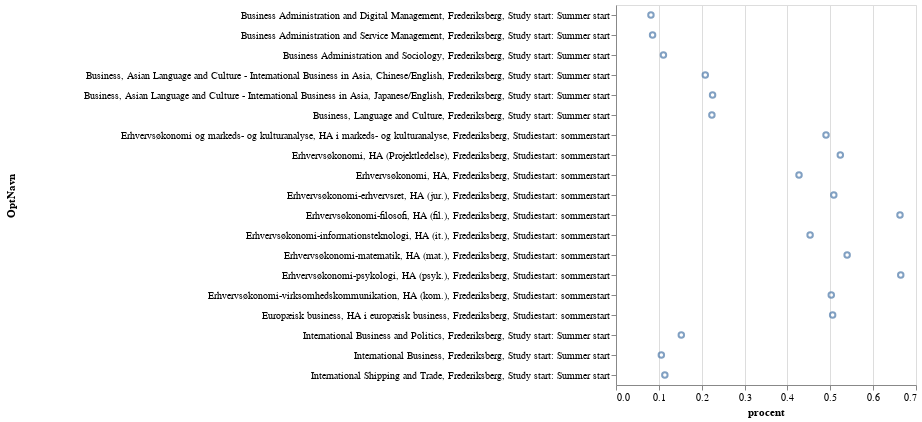

The notebook cell this image was saved under:
### Code cell
alt.Chart(cbs_stx).mark_point().encode(
    y=alt.Y('OptNavn', axis=alt.Axis(labelAngle=0, labelLimit=0, titlePadding=400)),
    x="procent"
)

### Figure 1 — Vega-Lite specification as saved in the notebook (floating-point values rounded to 4 significant figures)
{"config": {"view": {"continuousWidth": 300, "continuousHeight": 300}}, "data": {"name": "data-9bdf4a23f2d6567934338ea74e1c4ea0"}, "mark": {"type": "point"}, "encoding": {"x": {"field": "procent", "type": "quantitative"}, "y": {"axis": {"labelAngle": 0, "labelLimit": 0, "titlePadding": 400}, "field": "OptNavn", "type": "nominal"}}, "$schema": "https://vega.github.io/schema/vega-lite/v5.20.1.json", "datasets": {"data-9bdf4a23f2d6567934338ea74e1c4ea0": [{"InstNr": 1300, "InstNavn": "Copenhagen Business School - Handelshøjskolen", "OptNr": 13010, "OptNavn": "Erhvervsøkonomi, HA, Frederiksberg, Studiestart: sommerstart", "I alt": 925, "antal": 395.0, "adgangsgrundlag": "stx", "procent": 0.427}, {"InstNr": 1300, "InstNavn": "Copenhagen Business School - Handelshøjskolen", "OptNr": 13015, "OptNavn": "Erhvervsøkonomi-informationsteknologi, HA (it.), Frederiksberg, Studiestart: sommerstart", "I alt": 223, "antal": 101.0, "adgangsgrundlag": "stx", "procent": 0.4529}, {"InstNr": 1300, "InstNavn": "Copenhagen Business School - Handelshøjskolen", "OptNr": 13020, "OptNavn": "Erhvervsøkonomi-erhvervsret, HA (jur.), Frederiksberg, Studiestart: sommerstart", "I alt": 305, "antal": 155.0, "adgangsgrundlag": "stx", "procent": 0.5082}, {"InstNr": 1300, "InstNavn": "Copenhagen Business School - Handelshøjskolen", "OptNr": 13023, "OptNavn": "Erhvervsøkonomi og markeds- og kulturanalyse, HA i markeds- og kulturanalyse, Frederiksberg, Studiestart: sommerstart", "I alt": 251, "antal": 123.0, "adgangsgrundlag": "stx", "procent": 0.49}, {"InstNr": 1300, "InstNavn": "Copenhagen Business School - Handelshøjskolen", "OptNr": 13025, "OptNavn": "Erhvervsøkonomi-matematik, HA (mat.), Frederiksberg, Studiestart: sommerstart", "I alt": 89, "antal": 48.0, "adgangsgrundlag": "stx", "procent": 0.5393}, {"InstNr": 1300, "InstNavn": "Copenhagen Business School - Handelshøjskolen", "OptNr": 13030, "OptNavn": "Erhvervsøkonomi-filosofi, HA (fil.), Frederiksberg, Studiestart: sommerstart", "I alt": 83, "antal": 55.0, "adgangsgrundlag": "stx", "procent": 0.6627}, {"InstNr": 1300, "InstNavn": "Copenhagen Business School - Handelshøjskolen", "OptNr": 13035, "OptNavn": "Erhvervsøkonomi-virksomhedskommunikation, HA (kom.), Frederiksberg, Studiestart: sommerstart", "I alt": 217, "antal": 109.0, "adgangsgrundlag": "stx", "procent": 0.5023}, {"InstNr": 1300, "InstNavn": "Copenhagen Business School - Handelshøjskolen", "OptNr": 13040, "OptNavn": "Erhvervsøkonomi-psykologi, HA (psyk.), Frederiksberg, Studiestart: sommerstart", "I alt": 447, "antal": 297.0, "adgangsgrundlag": "stx", "procent": 0.6644}, {"InstNr": 1300, "InstNavn": "Copenhagen Business School - Handelshøjskolen", "OptNr": 13045, "OptNavn": "Erhvervsøkonomi, HA (Projektledelse), Frederiksberg, Studiestart: sommerstart", "I alt": 342, "antal": 179.0, "adgangsgrundlag": "stx", "procent": 0.5234}, {"InstNr": 1300, "InstNavn": "Copenhagen Business School - Handelshøjskolen", "OptNr": 13055, "OptNavn": "Business, Language and Culture, Frederiksberg, Study start: Summer start", "I alt": 219, "antal": 49.0, "adgangsgrundlag": "stx", "procent": 0.2237}, {"InstNr": 1300, "InstNavn": "Copenhagen Business School - Handelshøjskolen", "OptNr": 13060, "OptNavn": "International Business, Frederiksberg, Study start: Summer start", "I alt": 1229, "antal": 130.0, "adgangsgrundlag": "stx", "procent": 0.1058}, {"InstNr": 1300, "InstNavn": "Copenhagen Business School - Handelshøjskolen", "OptNr": 13070, "OptNavn": "International Business and Politics, Frederiksberg, Study start: Summer start", "I alt": 420, "antal": 64.0, "adgangsgrundlag": "stx", "procent": 0.1524}, {"InstNr": 1300, "InstNavn": "Copenhagen Business School - Handelshøjskolen", "OptNr": 13075, "OptNavn": "Business Administration and Sociology, Frederiksberg, Study start: Summer start", "I alt": 244, "antal": 27.0, "adgangsgrundlag": "stx", "procent": 0.1107}, {"InstNr": 1300, "InstNavn": "Copenhagen Business School - Handelshøjskolen", "OptNr": 13080, "OptNavn": "Business Administration and Service Management, Frederiksberg, Study start: Summer start", "I alt": 328, "antal": 28.0, "adgangsgrundlag": "stx", "procent": 0.08537}, {"InstNr": 1300, "InstNavn": "Copenhagen Business School - Handelshøjskolen", "OptNr": 13085, "OptNavn": "Business, Asian Language and Culture - International Business in Asia, Japanese/English, Frederiksberg, Study start: Summer start", "I alt": 71, "antal": 16.0, "adgangsgrundlag": "stx", "procent": 0.2254}, {"InstNr": 1300, "InstNavn": "Copenhagen Business School - Handelshøjskolen", "OptNr": 13090, "OptNavn": "Business, Asian Language and Culture - International Business in Asia, Chinese/English, Frederiksberg, Study start: Summer start", "I alt": 72, "antal": 15.0, "adgangsgrundlag": "stx", "procent": 0.2083}, {"InstNr": 1300, "InstNavn": "Copenhagen Business School - Handelshøjskolen", "OptNr": 13100, "OptNavn": "Business Administration and Digital Management, Frederiksberg, Study start: Summer start", "I alt": 601, "antal": 49.0, "adgangsgrundlag": "stx", "procent": 0.08153}, {"InstNr": 1300, "InstNavn": "Copenhagen Business School - Handelshøjskolen", "OptNr": 13280, "OptNavn": "International Shipping and Trade, Frederiksberg, Study start: Summer start", "I alt": 272, "antal": 31.0, "adgangsgrundlag": "stx", "procent": 0.114}, {"InstNr": 1300, "InstNavn": "Copenhagen Business School - Handelshøjskolen", "OptNr": 13290, "OptNavn": "Europæisk business, HA i europæisk business, Frederiksberg, Studiestart: sommerstart", "I alt": 273, "antal": 138.0, "adgangsgrundlag": "stx", "procent": 0.5055}]}}
